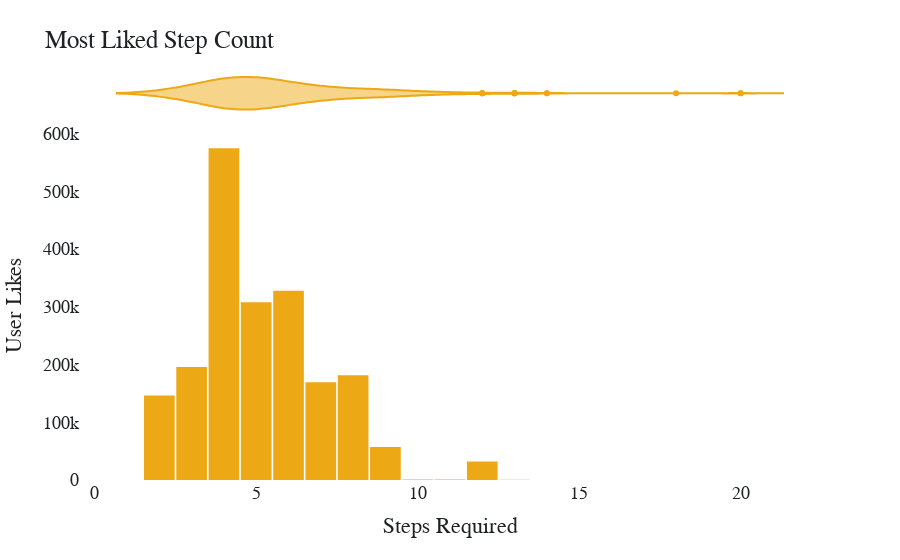

The notebook cell saved with this chart:
### Code cell
fig = px.histogram(df, x="total_steps", y="user_likes", color_discrete_sequence = ['rgb(237, 169, 21)'],
                   marginal="violin")#, # or violin, rug)



fig.update_layout(
    xaxis_title = 'Steps Required',
    yaxis_title = 'User Likes',
    title={
        'text': "Most Liked Step Count",
        #'y':0.9,
        #'x':0.5,
        #'xanchor': 'center',
        'yanchor': 'top'},
    font = {'family': 'Arial',
           'size': 18,
           'color': 'rgb(31,33,36)'},
    plot_bgcolor = 'rgba(0,0,0,0)',
    paper_bgcolor = 'rgba(0,0,0,0)',
    bargap = 0.05
)

fig.show()

### Figure 1 — Plotly figure (JSON) as saved in the notebook; plotly's stock layout.template omitted (floating-point values rounded to 4 significant figures; data arrays with more than 128 entries replaced by an {"elided": "..."} marker saying what was removed)
{"data": [{"alignmentgroup": "True", "bingroup": "x", "histfunc": "sum", "hovertemplate": "total_steps=%{x}<br>sum of user_likes=%{y}<extra></extra>", "legendgroup": "", "marker": {"color": "rgb(237, 169, 21)"}, "name": "", "offsetgroup": "", "orientation": "v", "showlegend": false, "type": "histogram", "x": {"elided": "606 int values"}, "xaxis": "x", "y": {"elided": "606 int values"}, "yaxis": "y"}, {"alignmentgroup": "True", "hovertemplate": "total_steps=%{x}<extra></extra>", "legendgroup": "", "marker": {"color": "rgb(237, 169, 21)"}, "name": "", "offsetgroup": "", "scalegroup": "x", "showlegend": false, "type": "violin", "x": {"elided": "606 int values"}, "xaxis": "x2", "yaxis": "y2"}], "layout": {"bargap": 0.05, "barmode": "relative", "font": {"color": "rgb(31,33,36)", "family": "Arial", "size": 18}, "legend": {"tracegroupgap": 0}, "margin": {"t": 60}, "paper_bgcolor": "rgba(0,0,0,0)", "plot_bgcolor": "rgba(0,0,0,0)", "title": {"text": "Most Liked Step Count", "yanchor": "top"}, "xaxis": {"anchor": "y", "domain": [0, 1], "title": {"text": "Steps Required"}}, "xaxis2": {"anchor": "y2", "domain": [0, 1], "matches": "x", "showgrid": true, "showticklabels": false}, "yaxis": {"anchor": "x", "domain": [0, 0.8316], "title": {"text": "User Likes"}}, "yaxis2": {"anchor": "x2", "domain": [0.8416, 1], "matches": "y2", "showgrid": false, "showline": false, "showticklabels": false, "ticks": ""}}}
